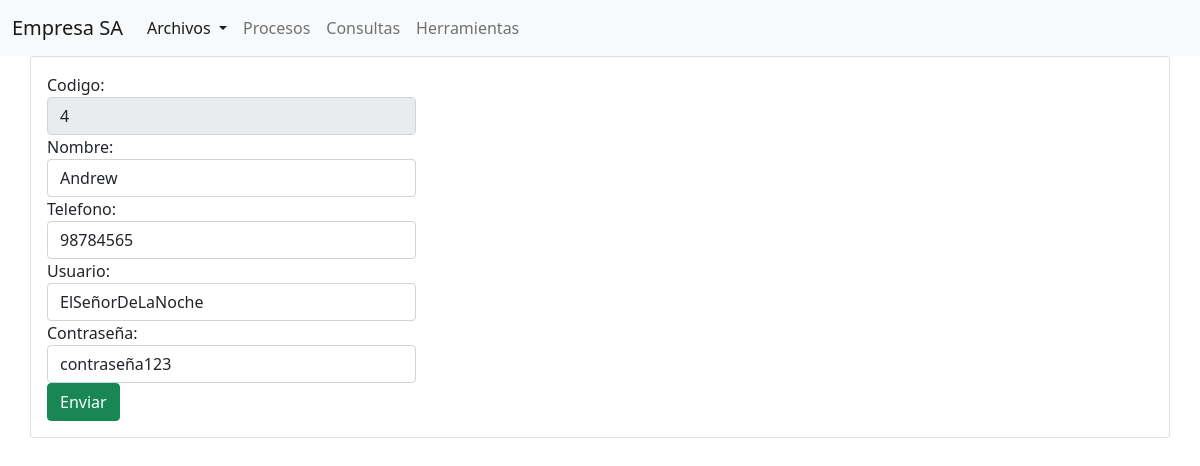
Page /Modules/Usuarios/modifica_us.php?codigo=4 on the committed database.
### tables this page shows
CREATE TABLE `empleados` (
  `idEmpleado` int(11) NOT NULL,
  `nombre` varchar(50) NOT NULL,
  `telefono` varchar(9) DEFAULT NULL,
  `Usuario` varchar(25) DEFAULT NULL,
  `Contraseña` varchar(16) DEFAULT NULL
);

### clases/Usuario.php (called while the page is built, shortened)
<?php
    class Usuario{
        public function conectar_db($cn){
            $this->con =$cn;
        }
        public function consulta($id){
			$sql = "SELECT * FROM empleados where idEmpleado=$id";
			$res = mysqli_query($this->con, $sql);
			$return = mysqli_fetch_array($res );
			return $return ;
		}
    }
?>

### Modules/Usuarios/modifica_us.php (the view, shortened to what this page needs)
<?php include_once(__DIR__.'/../../header.php') ?>
<?php
$codigo = $_GET["codigo"];
include_once(__DIR__.'/../../clases/Usuario.php');
$conexion = connect_db();
$usuario = new Usuario();
$usuario->conectar_db($conexion);
$datos=$usuario->consulta($codigo);
?>
<div class="container p-12">
<div class="row">
    <div class="card card-body">
        <form action="modifica_usuario.php" method="post">
        <div class="form-group">
        <div class="col-md-4">Codigo:</div>
        <div class="col-md-4">
            <input type="text" name="idusuario" class="form-control" value="<?php echo $codigo;?>" readonly>
            </div>
            <div class="col-md-4">Nombre:</div>
            <div class="col-md-4">
            <input type="text" name="nom" class="form-control" value="<?php echo $datos['nombre'];?>" >
        </div>
        <div class="col-md-4">Telefono:</div>
        <div class="col-md-4">
            <input type="text" name="tel" class="form-control" value="<?php echo $datos['telefono'];?>">
            </div>
            <div class="col-md-4">Usuario:</div>
            <div class="col-md-4">
            <input type="text" name="user" class="form-control" value="<?php echo $datos['Usuario'];?>">
            </div>
            <div class="col-md-4">Contraseña:</div>
            <div class="col-md-4">
            <input type="text" name="pass" class="form-control" value="<?php echo $datos['Contraseña'];?>">
            </div>
            <div class="col-md-4">
            <input type="submit" class="btn btn-success btn-block" name="envia_datos" value="Enviar">
            </div>
        </form>
    </div>
  </div>
 </div>
<?php include_once(__DIR__.'/../../footer.php') ?>

### rows in the picture
empleados: nom "Andrew", tel "98784565", user "ElSeñorDeLaNoche", pass "contraseña123"
